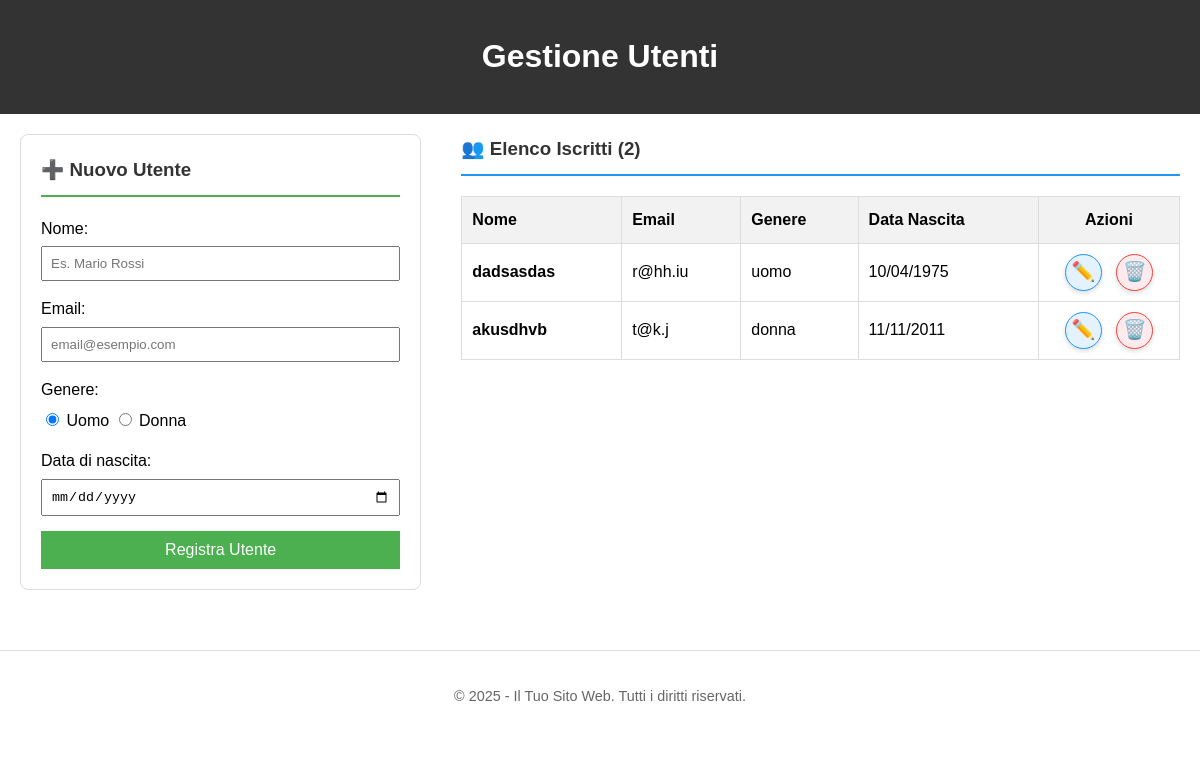
Before: / with the older database file.
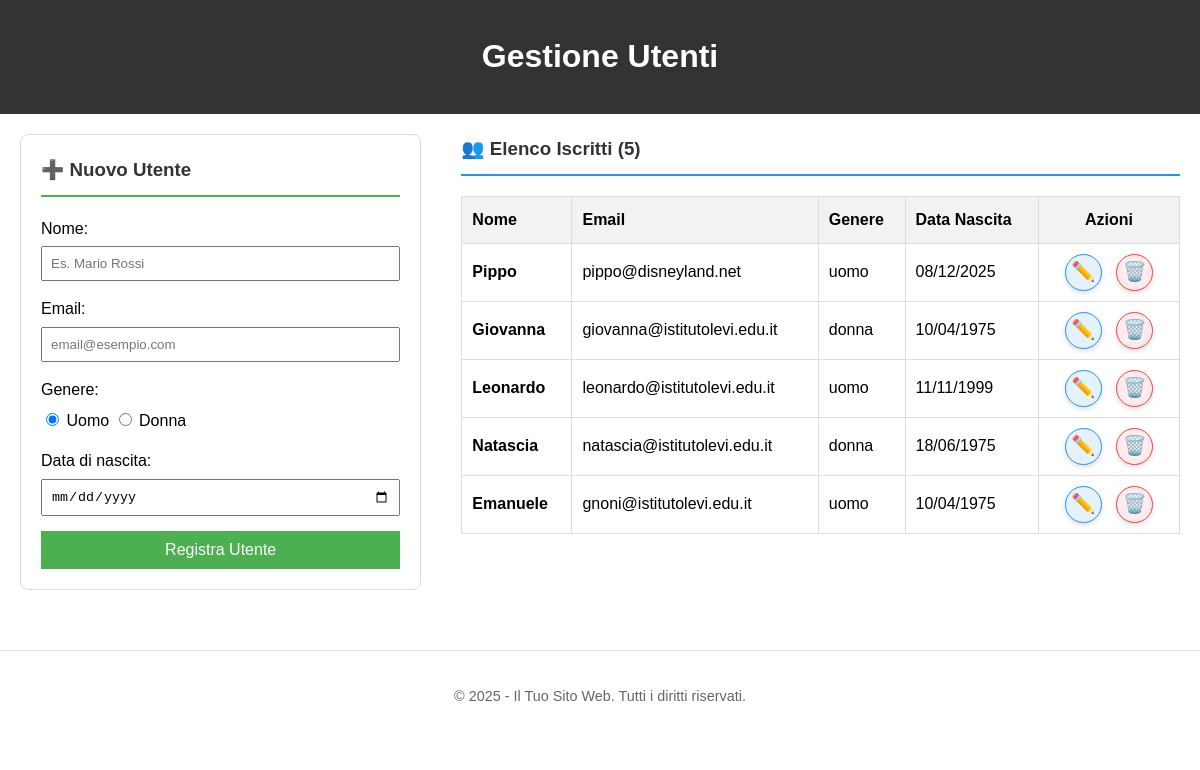
After: the same page with the newer database file.
### tables this page shows
CREATE TABLE `utente` (
  `idUtente` bigint(20) NOT NULL,
  `nome` varchar(100) NOT NULL,
  `email` varchar(100) NOT NULL,
  `genere` varchar(15) NOT NULL,
  `dataNascita` date NOT NULL
);

### index.php (the view, shortened to what this page needs)
<?php
require_once "dbConfig.php";
require_once "myFunctions.php";
$lista_utenti = [];
try {
    $stmt = $conn->query("SELECT * FROM utente ORDER BY idUtente DESC");
    $lista_utenti = $stmt->fetchAll();
} catch (PDOException $e) {
    error_log("Errore lettura index: " . $e->getMessage());
}
genera_header("Gestione Utenti");
?>
    <div style="display: flex; flex-wrap: wrap; gap: 40px; justify-content: center;">
        <section id="form-section" style="flex: 1; min-width: 300px; max-width: 400px; background: #fff; padding: 20px; border: 1px solid #ddd; border-radius: 8px; height: fit-content;">
            <h3 style="margin-top: 0; color: #333; border-bottom: 2px solid #4CAF50; padding-bottom: 10px;">
                ➕ Nuovo Utente
            </h3>
            <form action="modulo_utente_action_page.php" method="post">
                <label for="nome">Nome:</label><br>
                <input type="text" id="nome" name="nome" placeholder="Es. Mario Rossi" required style="width: 100%; padding: 8px; margin: 5px 0 15px; box-sizing: border-box;"><br>
                <label for="email">Email:</label><br>
                <input type="email" id="email" name="email" placeholder="email@esempio.com" required style="width: 100%; padding: 8px; margin: 5px 0 15px; box-sizing: border-box;"><br>
                <label>Genere:</label><br>
                <div style="margin: 5px 0 15px;">
                    <input type="radio" id="uomo" name="genere" value="uomo" checked> <label for="uomo">Uomo</label>
                    <input type="radio" id="donna" name="genere" value="donna"> <label for="donna">Donna</label>
                </div>
                <label for="ddn">Data di nascita:</label><br>
                <input type="date" id="ddn" name="ddn" style="width: 100%; padding: 8px; margin: 5px 0 15px; box-sizing: border-box;"><br>
                <input type="submit" name="btnSubmit" value="Registra Utente"
                       style="background-color: #4CAF50; color: white; padding: 10px 15px; border: none; cursor: pointer; width: 100%; font-size: 1rem;">
            </form>
        </section>
        <section id="lista-utenti" style="flex: 2; min-width: 400px;">
            <h3 style="margin-top: 0; color: #333; border-bottom: 2px solid #2196F3; padding-bottom: 10px;">
                👥 Elenco Iscritti (<?= count($lista_utenti) ?>)
            </h3>
            <?php if (count($lista_utenti) > 0): ?>
                <table>
                    <thead>
                    <tr>
                        <th>Nome</th>
                        <th>Email</th>
                        <th>Genere</th>
                        <th>Data Nascita</th>
                        <th style="width: 120px; text-align: center;">Azioni</th>
                    </tr>
                    </thead>
                    <tbody>
                    <?php foreach ($lista_utenti as $utente): ?>
                        <?php
                        $data_db = $utente['dataNascita'];
                        $data_it = !empty($data_db) ? date("d/m/Y", strtotime($data_db)) : "-";
                        ?>
                        <tr>
                            <td><strong><?= htmlspecialchars($utente['nome']) ?></strong></td>
                            <td><?= htmlspecialchars($utente['email']) ?></td>
                            <td><?= htmlspecialchars($utente['genere']) ?></td>
                            <td><?= $data_it ?></td>
                            <td style="text-align: center; white-space: nowrap;">
                                <a href="update.php?id=<?= $utente['idUtente'] ?>"
                                   class="btn-action btn-edit"
                                   title="Modifica">
                                    ✏️
                                </a>
                                <a href="delete.php?id=<?= $utente['idUtente'] ?>"
                                   class="btn-action btn-delete"
                                   onclick="return confirm('Sei sicuro di voler eliminare <?= htmlspecialchars($utente['nome']) ?>?');"
                                   title="Elimina">
                                    🗑️
                                </a>
                            </td>
                        </tr>
                    <?php endforeach; ?>
                    </tbody>
                </table>
            <?php endif; ?>
        </section>
    </div>
<?php footer(); ?>

### myFunctions.php
<?php
function genera_header(string $titolo): void
{
    $titolo_sanificato = htmlspecialchars($titolo);
    echo <<<HTML
<!DOCTYPE html>
<html lang="it">
<head>
    <meta charset="UTF-8">
    <meta name="viewport" content="width=device-width, initial-scale=1.0">
    <title>$titolo_sanificato</title>
    <link rel="stylesheet" href="style.css">
</head>
<body>
    <header>
        <h1>$titolo_sanificato</h1>
    </header>
    <main>
HTML;
}
function footer(): void
{
    $anno_corrente = date('Y');
    echo <<<HTML
    </main>
    <footer>
        <p>&copy; $anno_corrente - Il Tuo Sito Web. Tutti i diritti riservati.</p>
    </footer>
</body>
</html>
HTML;
}

### style.css (style rules this page uses)
body { font-family: Arial, sans-serif; margin: 0; padding: 0; line-height: 1.6; }
header { background-color: #333; color: #fff; padding: 10px 0; text-align: center; }
main { padding: 20px; }
table { width: 100%; max-width: 900px; margin: 20px auto; border-collapse: collapse; border: 1px solid #ddd; }
th, td { border: 1px solid #ddd; padding: 10px; text-align: left; }
th { background-color: #f2f2f2; font-weight: bold; }
footer { text-align: center; padding: 20px 0; margin-top: 40px; border-top: 1px solid #ddd; font-size: 0.9em; color: #666; }
.btn-action { display: inline-flex; align-items: center; justify-content: center; width: 35px; height: 35px; border-radius: 50%; text-decoration: none; font-size: 1.2rem; transition: all 0.3s ease; box-shadow: 0 2px 5px rgba(0,0,0,0.15); margin: 0 5px; border: none; }
.btn-edit { background-color: #e3f2fd; border: 1px solid #2196f3; }
.btn-delete { background-color: #ffebee; border: 1px solid #f44336; }

Changed rows visible on the page:
removed utente: nome "akusdhvb", email "t@k.j", genere "donna", dataNascita "11/11/2011"
added utente: nome "Pippo", email "pippo@disneyland.net", genere "uomo", dataNascita "08/12/2025"
changed utente: nome "dadsasdas" → "Giovanna"; email "r@hh.iu" → "giovanna@istitutolevi.edu.it"; genere "uomo" → "donna"
added utente: nome "Leonardo", email "leonardo@istitutolevi.edu.it", genere "uomo", dataNascita "11/11/1999"
added utente: nome "Natascia", email "natascia@istitutolevi.edu.it", genere "donna", dataNascita "18/06/1975"
added utente: nome "Emanuele", email "gnoni@istitutolevi.edu.it", genere "uomo", dataNascita "10/04/1975"
Other visible differences:
count($lista_utenti): "2" → "5"
